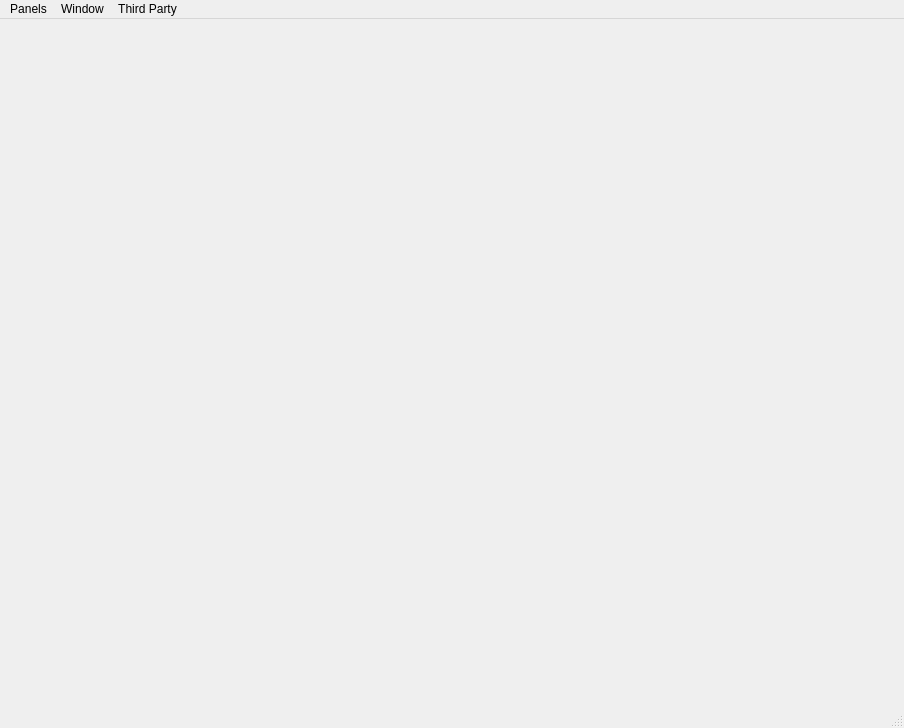
<?xml version="1.0" encoding="UTF-8"?>
<ui version="4.0">
 <class>MainWindow</class>
 <widget class="QMainWindow" name="MainWindow">
  <property name="geometry">
   <rect>
    <x>0</x>
    <y>0</y>
    <width>904</width>
    <height>728</height>
   </rect>
  </property>
  <property name="windowTitle">
   <string>wdInspector</string>
  </property>
  <property name="windowIcon">
   <iconset resource="resources.qrc">
    <normaloff>:/Icons/Icons/Search.png</normaloff>:/Icons/Icons/Search.png</iconset>
  </property>
  <property name="documentMode">
   <bool>false</bool>
  </property>
  <property name="dockNestingEnabled">
   <bool>true</bool>
  </property>
  <property name="dockOptions">
   <set>QMainWindow::AllowNestedDocks|QMainWindow::AllowTabbedDocks|QMainWindow::AnimatedDocks|QMainWindow::GroupedDragging</set>
  </property>
  <widget class="QWidget" name="centralwidget">
   <property name="sizeIncrement">
    <size>
     <width>1</width>
     <height>1</height>
    </size>
   </property>
   <layout class="QVBoxLayout" name="verticalLayout_4"/>
  </widget>
  <widget class="QStatusBar" name="statusbar"/>
  <widget class="QMenuBar" name="menuBar">
   <property name="geometry">
    <rect>
     <x>0</x>
     <y>0</y>
     <width>904</width>
     <height>21</height>
    </rect>
   </property>
   <widget class="QMenu" name="menuWindows">
    <property name="title">
     <string>Panels</string>
    </property>
    <addaction name="ActionShowWindowCVar"/>
    <addaction name="ActionShowWindowData"/>
    <addaction name="ActionShowWindowFile"/>
    <addaction name="ActionShowWindowGlobalEvents"/>
    <addaction name="ActionShowWindowInput"/>
    <addaction name="ActionShowWindowLog"/>
    <addaction name="ActionShowWindowMemory"/>
    <addaction name="ActionShowWindowPlugins"/>
    <addaction name="ActionShowWindowReflection"/>
    <addaction name="ActionShowWindowResource"/>
    <addaction name="ActionShowWindowSubsystems"/>
    <addaction name="ActionShowWindowTime"/>
   </widget>
   <widget class="QMenu" name="menuWindow">
    <property name="title">
     <string>Window</string>
    </property>
    <widget class="QMenu" name="menuIn_Foreground">
     <property name="title">
      <string>In Foreground</string>
     </property>
     <addaction name="ActionOnTopWhenConnected"/>
     <addaction name="ActionAlwaysOnTop"/>
     <addaction name="ActionNeverOnTop"/>
    </widget>
    <addaction name="menuIn_Foreground"/>
   </widget>
   <widget class="QMenu" name="menuThird_Party">
    <property name="title">
     <string>Third Party</string>
    </property>
    <addaction name="ActionOptick"/>
    <addaction name="ActionLivePP"/>
   </widget>
   <addaction name="menuWindows"/>
   <addaction name="menuWindow"/>
   <addaction name="menuThird_Party"/>
  </widget>
  <action name="ActionShowWindowLog">
   <property name="checkable">
    <bool>true</bool>
   </property>
   <property name="icon">
    <iconset resource="resources.qrc">
     <normaloff>:/Icons/Icons/Log.png</normaloff>:/Icons/Icons/Log.png</iconset>
   </property>
   <property name="text">
    <string>Log</string>
   </property>
  </action>
  <action name="ActionShowWindowMemory">
   <property name="checkable">
    <bool>true</bool>
   </property>
   <property name="icon">
    <iconset resource="resources.qrc">
     <normaloff>:/Icons/Icons/Memory.png</normaloff>:/Icons/Icons/Memory.png</iconset>
   </property>
   <property name="text">
    <string>Memory</string>
   </property>
  </action>
  <action name="ActionShowWindowInput">
   <property name="checkable">
    <bool>true</bool>
   </property>
   <property name="icon">
    <iconset resource="resources.qrc">
     <normaloff>:/Icons/Icons/InputActions.png</normaloff>:/Icons/Icons/InputActions.png</iconset>
   </property>
   <property name="text">
    <string>Input</string>
   </property>
  </action>
  <action name="ActionShowWindowCVar">
   <property name="checkable">
    <bool>true</bool>
   </property>
   <property name="icon">
    <iconset resource="../Libs/GuiFoundation/QtResources/resources.qrc">
     <normaloff>:/GuiFoundation/Icons/CVar.png</normaloff>:/GuiFoundation/Icons/CVar.png</iconset>
   </property>
   <property name="text">
    <string>CVars</string>
   </property>
  </action>
  <action name="ActionShowWindowSubsystems">
   <property name="checkable">
    <bool>true</bool>
   </property>
   <property name="icon">
    <iconset resource="resources.qrc">
     <normaloff>:/Icons/Icons/Subsystem.png</normaloff>:/Icons/Icons/Subsystem.png</iconset>
   </property>
   <property name="text">
    <string>Subsystems</string>
   </property>
   <property name="toolTip">
    <string>Subsystems</string>
   </property>
  </action>
  <action name="ActionShowWindowFile">
   <property name="checkable">
    <bool>true</bool>
   </property>
   <property name="icon">
    <iconset resource="resources.qrc">
     <normaloff>:/Icons/Icons/File.png</normaloff>:/Icons/Icons/File.png</iconset>
   </property>
   <property name="text">
    <string>File Operations</string>
   </property>
  </action>
  <action name="ActionShowWindowPlugins">
   <property name="checkable">
    <bool>true</bool>
   </property>
   <property name="icon">
    <iconset resource="resources.qrc">
     <normaloff>:/Icons/Icons/Plugin.png</normaloff>:/Icons/Icons/Plugin.png</iconset>
   </property>
   <property name="text">
    <string>Plugins</string>
   </property>
  </action>
  <action name="ActionShowWindowGlobalEvents">
   <property name="checkable">
    <bool>true</bool>
   </property>
   <property name="icon">
    <iconset resource="resources.qrc">
     <normaloff>:/Icons/Icons/GlobalEvent.png</normaloff>:/Icons/Icons/GlobalEvent.png</iconset>
   </property>
   <property name="text">
    <string>Global Events</string>
   </property>
  </action>
  <action name="ActionShowWindowTime">
   <property name="checkable">
    <bool>true</bool>
   </property>
   <property name="icon">
    <iconset resource="resources.qrc">
     <normaloff>:/Icons/Icons/Time.png</normaloff>:/Icons/Icons/Time.png</iconset>
   </property>
   <property name="text">
    <string>Time</string>
   </property>
  </action>
  <action name="ActionOnTopWhenConnected">
   <property name="checkable">
    <bool>true</bool>
   </property>
   <property name="text">
    <string>When Connected</string>
   </property>
  </action>
  <action name="ActionAlwaysOnTop">
   <property name="checkable">
    <bool>true</bool>
   </property>
   <property name="text">
    <string>Always</string>
   </property>
  </action>
  <action name="ActionNeverOnTop">
   <property name="checkable">
    <bool>true</bool>
   </property>
   <property name="text">
    <string>Never</string>
   </property>
  </action>
  <action name="ActionShowWindowReflection">
   <property name="checkable">
    <bool>true</bool>
   </property>
   <property name="icon">
    <iconset resource="resources.qrc">
     <normaloff>:/Icons/Icons/Type.png</normaloff>:/Icons/Icons/Type.png</iconset>
   </property>
   <property name="text">
    <string>Reflection</string>
   </property>
   <property name="toolTip">
    <string>Reflection</string>
   </property>
  </action>
  <action name="ActionShowWindowData">
   <property name="checkable">
    <bool>true</bool>
   </property>
   <property name="text">
    <string>Data</string>
   </property>
  </action>
  <action name="ActionShowWindowResource">
   <property name="checkable">
    <bool>true</bool>
   </property>
   <property name="icon">
    <iconset resource="resources.qrc">
     <normaloff>:/Icons/Icons/Resources.png</normaloff>:/Icons/Icons/Resources.png</iconset>
   </property>
   <property name="text">
    <string>Resources</string>
   </property>
  </action>
  <action name="ActionOptick">
   <property name="checkable">
    <bool>false</bool>
   </property>
   <property name="icon">
    <iconset resource="resources.qrc">
     <normaloff>:/Icons/Icons/Optick/optick-small.png</normaloff>:/Icons/Icons/Optick/optick-small.png</iconset>
   </property>
   <property name="text">
    <string>Optick</string>
   </property>
   <property name="toolTip">
    <string>Opens Optick Profiler.</string>
   </property>
   <property name="whatsThis">
    <string>Opens Optick Profiler.</string>
   </property>
  </action>
  <action name="ActionLivePP">
   <property name="icon">
    <iconset resource="resources.qrc">
     <normaloff>:/Icons/Icons/LivePP/logo.svg</normaloff>:/Icons/Icons/LivePP/logo.svg</iconset>
   </property>
   <property name="text">
    <string>Live++</string>
   </property>
  </action>
 </widget>
 <resources>
  <include location="resources.qrc"/>
  <include location="../Libs/GuiFoundation/QtResources/resources.qrc"/>
 </resources>
 <connections>
  <connection>
   <sender>ActionOptick</sender>
   <signal>triggered()</signal>
   <receiver>MainWindow</receiver>
   <slot>update()</slot>
   <hints>
    <hint type="sourcelabel">
     <x>-1</x>
     <y>-1</y>
    </hint>
    <hint type="destinationlabel">
     <x>451</x>
     <y>363</y>
    </hint>
   </hints>
  </connection>
 </connections>
</ui>
